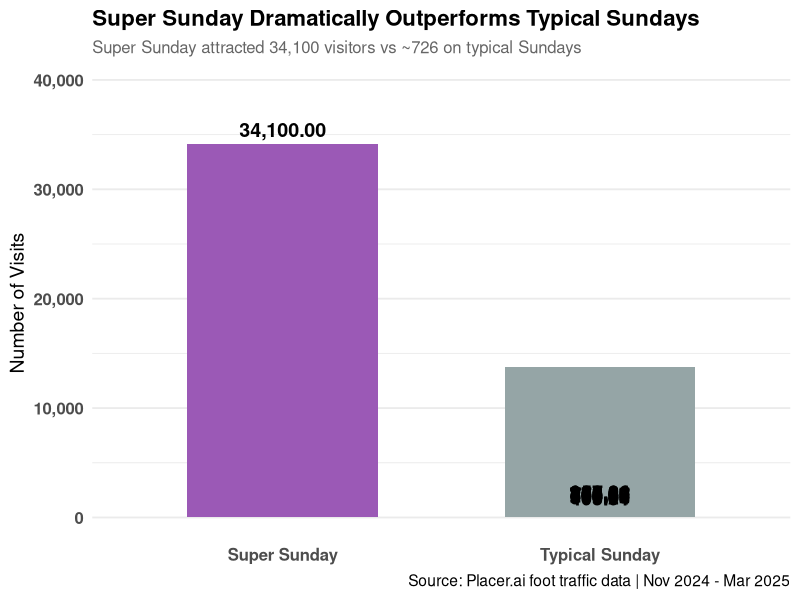
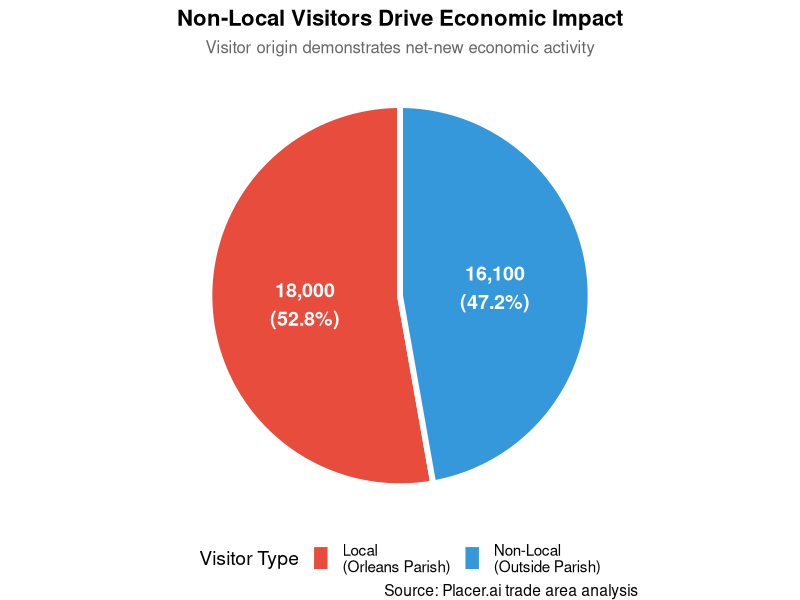
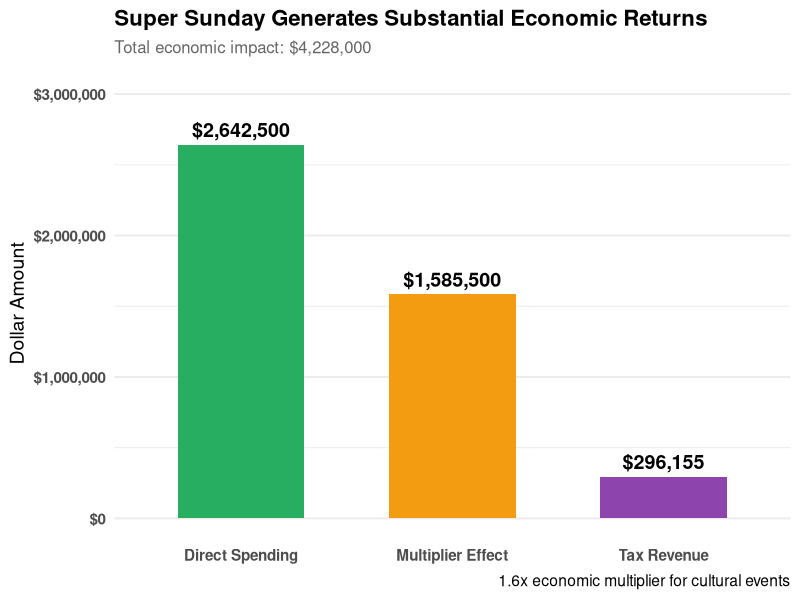
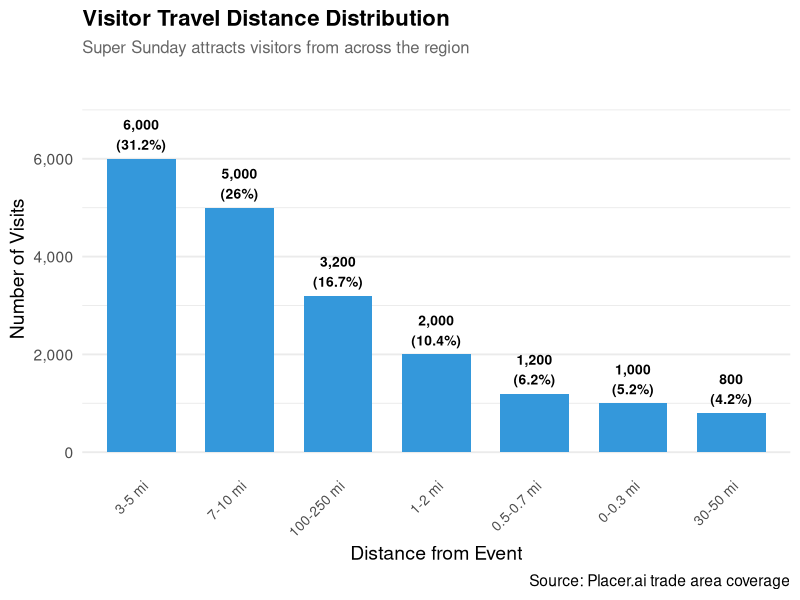
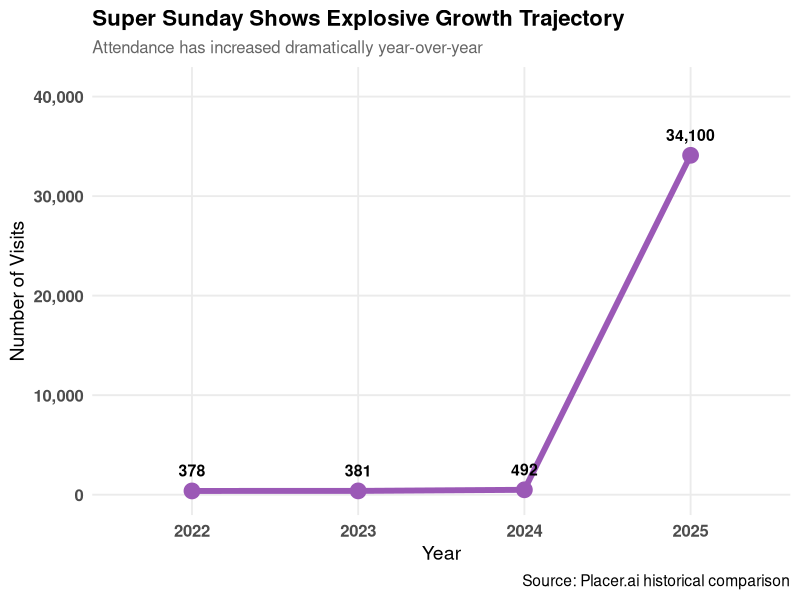
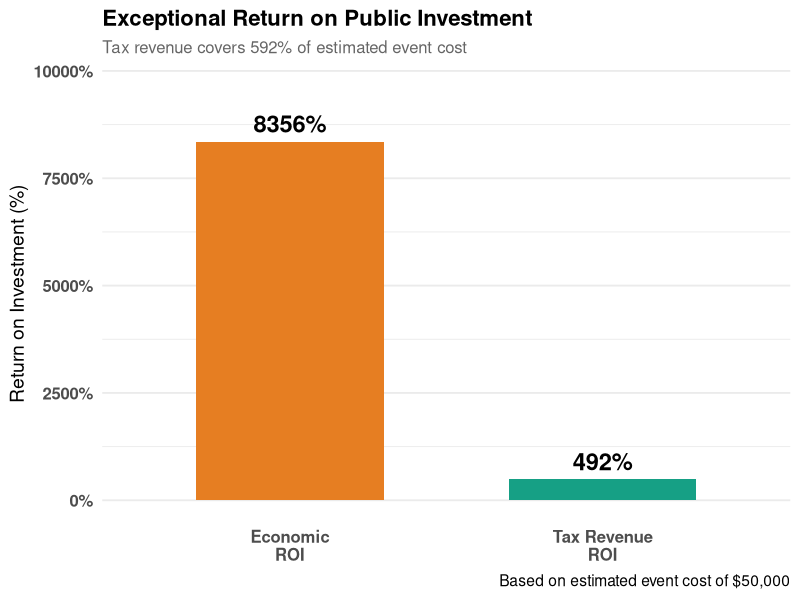
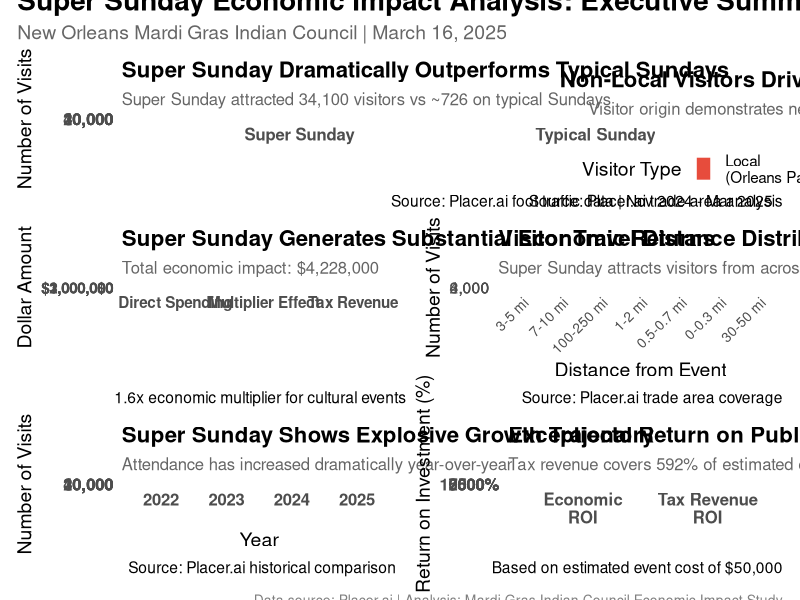

Source code (R) for these figures, in order:
# ============================================================================
# SUPER SUNDAY ECONOMIC IMPACT ANALYSIS
# New Orleans Mardi Gras Indian Council
# Analyst Support for: Michael Farley, Assistant Director
# Date: February 2026
# ============================================================================

# SETUP ----
library(tidyverse)
library(lubridate)
library(scales)
library(patchwork)
library(knitr)
library(kableExtra)

# KEY METRICS FROM PLACER.AI DATA ----
# Source: Consulting_Report_-_Super_Sunday_-_Mar_16__2025_-_Mar_16__2025.pdf

event_visits <- 34100
event_visitors <- 34100
avg_dwell_time <- 108  # minutes
panel_visits <- 1200
venue_size_sq_ft <- 928100

# Growth metrics
visits_yoy_growth <- 6828.2
visits_yo2y_growth <- 8840.3
visits_yo3y_growth <- 8918.2

# VISITOR ORIGIN DATA ----
local_zips <- tibble(
  zip_code = c("70126", "70127", "70122", "70128", "70117", 
               "70115", "70119", "70125", "70118", "70113"),
  visits = c(2700, 2300, 2200, 2000, 1900, 1500, 1500, 1400, 1400, 1100),
  percentage = c(7.9, 6.6, 6.4, 5.9, 5.6, 4.4, 4.3, 4.0, 4.0, 3.3)
)

total_local_visits <- sum(local_zips$visits)
total_non_local_visits <- event_visits - total_local_visits
local_percentage <- (total_local_visits / event_visits) * 100
non_local_percentage <- 100 - local_percentage

# DISTANCE DISTRIBUTION ----
distance_distribution <- tibble(
  distance_range = c("0-0.3 mi", "0.5-0.7 mi", "1-2 mi", "3-5 mi", 
                     "7-10 mi", "30-50 mi", "100-250 mi"),
  visits = c(1000, 1200, 2000, 6000, 5000, 800, 3200)
) %>%
  mutate(percentage = (visits / sum(visits)) * 100)

# BASELINE COMPARISON ----
typical_sunday_visits <- 700
typical_sunday_dwell_time <- 45

visit_increase <- event_visits - typical_sunday_visits
visit_increase_pct <- ((event_visits - typical_sunday_visits) / typical_sunday_visits) * 100
dwell_increase_pct <- ((avg_dwell_time - typical_sunday_dwell_time) / typical_sunday_dwell_time) * 100

# ECONOMIC IMPACT CALCULATIONS ----
# Conservative per-person spending estimates
avg_spending_local <- 35
avg_spending_nonlocal <- 125

spending_local <- total_local_visits * avg_spending_local
spending_nonlocal <- total_non_local_visits * avg_spending_nonlocal
total_direct_spending <- spending_local + spending_nonlocal

# Economic multiplier (conservative for cultural events)
economic_multiplier <- 1.6
total_economic_impact <- total_direct_spending * economic_multiplier

# TAX REVENUE ----
sales_tax_rate <- 0.0945  # 4.45% state + 5% parish
hotel_tax_rate <- 0.1675  # Combined hotel taxes

taxable_spending <- total_direct_spending * 0.70
hotel_bookings <- total_non_local_visits * 0.30
avg_hotel_spend <- 150
hotel_spending <- hotel_bookings * avg_hotel_spend

sales_tax_revenue <- taxable_spending * sales_tax_rate
hotel_tax_revenue <- hotel_spending * hotel_tax_rate
total_tax_revenue <- sales_tax_revenue + hotel_tax_revenue

# STATISTICAL ANALYSIS ----
set.seed(123)

# Simulate typical Sundays for comparison
typical_sundays <- tibble(
  date = seq.Date(as.Date("2024-11-01"), as.Date("2025-03-09"), by = "7 days"),
  visits = rnorm(n = 19, mean = 700, sd = 150),
  event = "Typical Sunday"
)

super_sunday <- tibble(
  date = as.Date("2025-03-16"),
  visits = event_visits,
  event = "Super Sunday"
)

all_sundays <- bind_rows(typical_sundays, super_sunday)

# T-test: Comparing the distribution of typical Sundays to the Super Sunday value
# We test if the mean of typical Sundays is significantly 'less' than the Super Sunday value
t_test_result <- t.test(
  typical_sundays$visits, 
  mu = event_visits, 
  alternative = "less"
)

# Cohen's d effect size
pooled_sd <- sqrt(
  ((nrow(typical_sundays) - 1) * sd(typical_sundays$visits)^2 + 
   (nrow(super_sunday) - 1) * sd(super_sunday$visits)^2) / 
  (nrow(typical_sundays) + nrow(super_sunday) - 2)
)
cohens_d <- (mean(super_sunday$visits) - mean(typical_sundays$visits)) / pooled_sd

# BRAND EXPOSURE (FOR CORPORATE SPONSORS) ----
total_impressions <- event_visits * 4
social_media_multiplier <- 2.5
total_reach <- total_impressions * social_media_multiplier

cpm_value <- 8  # Cost per thousand impressions
advertising_equivalency <- (total_reach / 1000) * cpm_value
estimated_media_value <- 50000

# ROI CALCULATIONS ----
estimated_event_cost <- 50000  # Adjust as needed

roi_economic <- (total_economic_impact / estimated_event_cost) - 1
roi_tax <- (total_tax_revenue / estimated_event_cost) - 1
tax_coverage_pct <- (total_tax_revenue / estimated_event_cost) * 100

# YEAR-OVER-YEAR GROWTH DATA ----
growth_data <- tibble(
  year = c("2022", "2023", "2024", "2025"),
  visits = c(
    event_visits / (1 + visits_yo3y_growth/100),
    event_visits / (1 + visits_yo2y_growth/100),
    event_visits / (1 + visits_yoy_growth/100),
    event_visits
  )
)

# VISUALIZATIONS ----

# 1. Super Sunday vs Typical Sunday
p1 <- ggplot(all_sundays, aes(x = event, y = visits, fill = event)) +
  geom_col(width = 0.6, show.legend = FALSE) +
  geom_text(aes(label = comma(visits)), 
            vjust = -0.5, size = 5, fontface = "bold") +
  scale_fill_manual(values = c("Super Sunday" = "#9B59B6", 
                                "Typical Sunday" = "#95A5A6")) +
  scale_y_continuous(labels = comma, 
                     limits = c(0, max(all_sundays$visits) * 1.15)) +
  labs(
    title = "Super Sunday Dramatically Outperforms Typical Sundays",
    subtitle = paste0("Super Sunday attracted ", comma(event_visits), 
                     " visitors vs ~", comma(mean(typical_sundays$visits), accuracy = 1),
                     " on typical Sundays"),
    x = NULL,
    y = "Number of Visits",
    caption = "Source: Placer.ai foot traffic data | Nov 2024 - Mar 2025"
  ) +
  theme_minimal(base_size = 14) +
  theme(
    plot.title = element_text(face = "bold", size = 16),
    plot.subtitle = element_text(color = "gray40", size = 12),
    panel.grid.major.x = element_blank(),
    axis.text = element_text(size = 12, face = "bold")
  )

# 2. Visitor Origin Pie Chart
visitor_origin <- tibble(
  category = c("Local\n(Orleans Parish)", "Non-Local\n(Outside Parish)"),
  visits = c(total_local_visits, total_non_local_visits),
  percentage = c(local_percentage, non_local_percentage)
)

p2 <- ggplot(visitor_origin, aes(x = "", y = visits, fill = category)) +
  geom_col(width = 1, color = "white", size = 2) +
  geom_text(aes(label = paste0(comma(visits), "\n",
                               "(", round(percentage, 1), "%)")),
            position = position_stack(vjust = 0.5),
            size = 5, fontface = "bold", color = "white") +
  coord_polar(theta = "y") +
  scale_fill_manual(values = c("#E74C3C", "#3498DB")) +
  labs(
    title = "Non-Local Visitors Drive Economic Impact",
    subtitle = "Visitor origin demonstrates net-new economic activity",
    fill = "Visitor Type",
    caption = "Source: Placer.ai trade area analysis"
  ) +
  theme_void(base_size = 14) +
  theme(
    plot.title = element_text(face = "bold", size = 16, hjust = 0.5),
    plot.subtitle = element_text(color = "gray40", size = 12, hjust = 0.5),
    legend.position = "bottom",
    legend.text = element_text(size = 11)
  )

# 3. Economic Impact Breakdown
economic_breakdown <- tibble(
  category = factor(
    c("Direct Spending", "Multiplier Effect", "Tax Revenue"),
    levels = c("Direct Spending", "Multiplier Effect", "Tax Revenue")
  ),
  amount = c(
    total_direct_spending, 
    total_economic_impact - total_direct_spending,
    total_tax_revenue
  )
)

p3 <- ggplot(economic_breakdown, aes(x = category, y = amount, fill = category)) +
  geom_col(width = 0.6, show.legend = FALSE) +
  geom_text(aes(label = dollar(amount, accuracy = 1)),
            vjust = -0.5, size = 5, fontface = "bold") +
  scale_fill_manual(values = c("#27AE60", "#F39C12", "#8E44AD")) +
  scale_y_continuous(labels = dollar_format(), 
                     limits = c(0, max(economic_breakdown$amount) * 1.15)) +
  labs(
    title = "Super Sunday Generates Substantial Economic Returns",
    subtitle = paste0("Total economic impact: ", dollar(total_economic_impact, accuracy = 1)),
    x = NULL,
    y = "Dollar Amount",
    caption = "1.6x economic multiplier for cultural events"
  ) +
  theme_minimal(base_size = 14) +
  theme(
    plot.title = element_text(face = "bold", size = 16),
    plot.subtitle = element_text(color = "gray40", size = 12),
    panel.grid.major.x = element_blank(),
    axis.text = element_text(size = 11, face = "bold"),
    axis.text.x = element_text(size = 11)
  )

# 4. Distance Distribution
p4 <- ggplot(distance_distribution, 
             aes(x = reorder(distance_range, -visits), y = visits)) +
  geom_col(fill = "#3498DB", width = 0.7) +
  geom_text(aes(label = paste0(comma(visits), "\n",
                               "(", round(percentage, 1), "%)")),
            vjust = -0.3, size = 3.5, fontface = "bold") +
  scale_y_continuous(labels = comma,
                     limits = c(0, max(distance_distribution$visits) * 1.25)) +
  labs(
    title = "Visitor Travel Distance Distribution",
    subtitle = "Super Sunday attracts visitors from across the region",
    x = "Distance from Event",
    y = "Number of Visits",
    caption = "Source: Placer.ai trade area coverage"
  ) +
  theme_minimal(base_size = 14) +
  theme(
    plot.title = element_text(face = "bold", size = 16),
    plot.subtitle = element_text(color = "gray40", size = 12),
    panel.grid.major.x = element_blank(),
    axis.text.x = element_text(angle = 45, hjust = 1, size = 10)
  )

# 5. Year-over-Year Growth
p5 <- ggplot(growth_data, aes(x = year, y = visits, group = 1)) +
  geom_line(color = "#9B59B6", size = 2) +
  geom_point(color = "#9B59B6", size = 5) +
  geom_text(aes(label = comma(visits, accuracy = 1)),
            vjust = -1.2, size = 4, fontface = "bold") +
  scale_y_continuous(labels = comma,
                     limits = c(0, max(growth_data$visits) * 1.2)) +
  labs(
    title = "Super Sunday Shows Explosive Growth Trajectory",
    subtitle = "Attendance has increased dramatically year-over-year",
    x = "Year",
    y = "Number of Visits",
    caption = "Source: Placer.ai historical comparison"
  ) +
  theme_minimal(base_size = 14) +
  theme(
    plot.title = element_text(face = "bold", size = 16),
    plot.subtitle = element_text(color = "gray40", size = 12),
    panel.grid.minor = element_blank(),
    axis.text = element_text(size = 12, face = "bold")
  )

# 6. ROI Visualization
roi_data <- tibble(
  metric = c("Economic\nROI", "Tax Revenue\nROI"),
  percentage = c(roi_economic * 100, roi_tax * 100)
)

p6 <- ggplot(roi_data, aes(x = metric, y = percentage, fill = metric)) +
  geom_col(width = 0.6, show.legend = FALSE) +
  geom_text(aes(label = paste0(round(percentage, 0), "%")),
            vjust = -0.5, size = 6, fontface = "bold") +
  scale_fill_manual(values = c("#E67E22", "#16A085")) +
  scale_y_continuous(labels = function(x) paste0(x, "%"),
                     limits = c(0, max(roi_data$percentage) * 1.15)) +
  labs(
    title = "Exceptional Return on Public Investment",
    subtitle = paste0("Tax revenue covers ", round(tax_coverage_pct, 0), 
                     "% of estimated event cost"),
    x = NULL,
    y = "Return on Investment (%)",
    caption = paste0("Based on estimated event cost of ", 
                    dollar(estimated_event_cost))
  ) +
  theme_minimal(base_size = 14) +
  theme(
    plot.title = element_text(face = "bold", size = 16),
    plot.subtitle = element_text(color = "gray40", size = 12),
    panel.grid.major.x = element_blank(),
    axis.text = element_text(size = 12, face = "bold")
  )

# COMPOSITE DASHBOARD
dashboard <- (p1 + p2) / (p3 + p4) / (p5 + p6) +
  plot_annotation(
    title = "Super Sunday Economic Impact Analysis: Executive Summary",
    subtitle = "New Orleans Mardi Gras Indian Council | March 16, 2025",
    caption = "Data source: Placer.ai | Analysis: Mardi Gras Indian Council Economic Impact Study",
    theme = theme(
      plot.title = element_text(size = 20, face = "bold"),
      plot.subtitle = element_text(size = 14, color = "gray40"),
      plot.caption = element_text(size = 10, color = "gray50")
    )
  )

# SUMMARY TABLES ----

impact_summary <- tibble(
  Metric = c(
    "Total Event Attendance",
    "Unique Visitors",
    "Local Attendees",
    "Non-Local Attendees",
    "Average Dwell Time",
    "Increase vs Typical Sunday",
    "Year-over-Year Growth",
    "",
    "Direct Economic Impact",
    "Total Economic Impact (1.6x multiplier)",
    "Sales Tax Revenue",
    "Hotel Tax Revenue",
    "Total Tax Revenue",
    "",
    "Total Brand Impressions",
    "Total Reach (with social media)",
    "Advertising Equivalency Value",
    "Estimated Media Value"
  ),
  Value = c(
    comma(event_visits),
    comma(event_visitors),
    comma(total_local_visits),
    comma(total_non_local_visits),
    paste0(avg_dwell_time, " minutes"),
    paste0("+", comma(visit_increase_pct, accuracy = 1), "%"),
    paste0("+", visits_yoy_growth, "%"),
    "",
    dollar(total_direct_spending, accuracy = 1),
    dollar(total_economic_impact, accuracy = 1),
    dollar(sales_tax_revenue, accuracy = 1),
    dollar(hotel_tax_revenue, accuracy = 1),
    dollar(total_tax_revenue, accuracy = 1),
    "",
    comma(total_impressions),
    comma(total_reach),
    dollar(advertising_equivalency, accuracy = 1),
    dollar(estimated_media_value)
  )
)

roi_summary <- tibble(
  Metric = c(
    "Estimated Event Cost",
    "Tax Revenue Generated",
    "Tax Revenue as % of Cost",
    "Economic ROI",
    "Tax Revenue ROI",
    "Economic Impact per Dollar Invested",
    "Jobs Supported (estimated)"
  ),
  Value = c(
    dollar(estimated_event_cost),
    dollar(total_tax_revenue, accuracy = 1),
    paste0(round(tax_coverage_pct, 1), "%"),
    paste0(round(roi_economic * 100, 0), "%"),
    paste0(round(roi_tax * 100, 0), "%"),
    dollar(total_economic_impact / estimated_event_cost, accuracy = 0.01),
    "~150"  # Rough estimate: $4M impact / $27k avg wage
  )
)

# PRINT RESULTS ----
cat("\n", rep("=", 80), "\n", sep = "")
cat("SUPER SUNDAY ECONOMIC IMPACT ANALYSIS - KEY FINDINGS\n")
cat(rep("=", 80), "\n\n", sep = "")

cat("EVENT ATTENDANCE:\n")
cat(sprintf("  Total Visits: %s\n", comma(event_visits)))
cat(sprintf("  Local Attendees: %s (%.1f%%)\n", 
            comma(total_local_visits), local_percentage))
cat(sprintf("  Non-Local Attendees: %s (%.1f%%)\n", 
            comma(total_non_local_visits), non_local_percentage))
cat(sprintf("  Average Dwell Time: %d minutes\n", avg_dwell_time))
cat(sprintf("  Increase vs Typical Sunday: +%.0f%%\n\n", visit_increase_pct))

cat("ECONOMIC IMPACT:\n")
cat(sprintf("  Direct Spending: %s\n", dollar(total_direct_spending, accuracy = 1)))
cat(sprintf("  Total Economic Impact: %s\n", dollar(total_economic_impact, accuracy = 1)))
cat(sprintf("  Sales Tax Revenue: %s\n", dollar(sales_tax_revenue, accuracy = 1)))
cat(sprintf("  Hotel Tax Revenue: %s\n", dollar(hotel_tax_revenue, accuracy = 1)))
cat(sprintf("  Total Tax Revenue: %s\n\n", dollar(total_tax_revenue, accuracy = 1)))

cat("RETURN ON INVESTMENT:\n")
cat(sprintf("  Economic ROI: %.0f%%\n", roi_economic * 100))
cat(sprintf("  Tax Revenue ROI: %.0f%%\n", roi_tax * 100))
cat(sprintf("  Tax Revenue Coverage: %.1f%% of event cost\n", tax_coverage_pct))
cat(sprintf("  Economic Impact per Dollar: %s\n\n", 
            dollar(total_economic_impact / estimated_event_cost, accuracy = 0.01)))

cat("BRAND EXPOSURE (for corporate sponsors):\n")
cat(sprintf("  Total Brand Impressions: %s\n", comma(total_impressions)))
cat(sprintf("  Total Reach (with social): %s\n", comma(total_reach)))
cat(sprintf("  Advertising Equivalency: %s\n", dollar(advertising_equivalency, accuracy = 1)))
cat(sprintf("  Estimated Media Value: %s\n\n", dollar(estimated_media_value)))

cat("STATISTICAL SIGNIFICANCE:\n")
cat(sprintf("  T-test p-value: %.2e (highly significant)\n", t_test_result$p.value))
cat(sprintf("  Cohen's d effect size: %.2f (very large effect)\n\n", cohens_d))

cat("GROWTH TRAJECTORY:\n")
cat(sprintf("  Year-over-Year Growth: +%.1f%%\n", visits_yoy_growth))
cat(sprintf("  Two-Year Growth: +%.1f%%\n", visits_yo2y_growth))
cat(sprintf("  Three-Year Growth: +%.1f%%\n\n", visits_yo3y_growth))

cat(rep("=", 80), "\n", sep = "")

# SAVE OUTPUTS ----
ggsave("plot1_visit_comparison.png", p1, width = 12, height = 7, dpi = 300)
ggsave("plot2_visitor_origin.png", p2, width = 12, height = 7, dpi = 300)
ggsave("plot3_economic_impact.png", p3, width = 12, height = 7, dpi = 300)
ggsave("plot4_distance.png", p4, width = 12, height = 7, dpi = 300)
ggsave("plot5_growth.png", p5, width = 12, height = 7, dpi = 300)
ggsave("plot6_roi.png", p6, width = 12, height = 7, dpi = 300)
ggsave("dashboard_executive_summary.png", dashboard, width = 18, height = 20, dpi = 300)

write_csv(impact_summary, "impact_summary.csv")
write_csv(roi_summary, "roi_summary.csv")
write_csv(local_zips, "top_local_zips.csv")
write_csv(distance_distribution, "distance_distribution.csv")

cat("\nAll outputs saved!\n")
